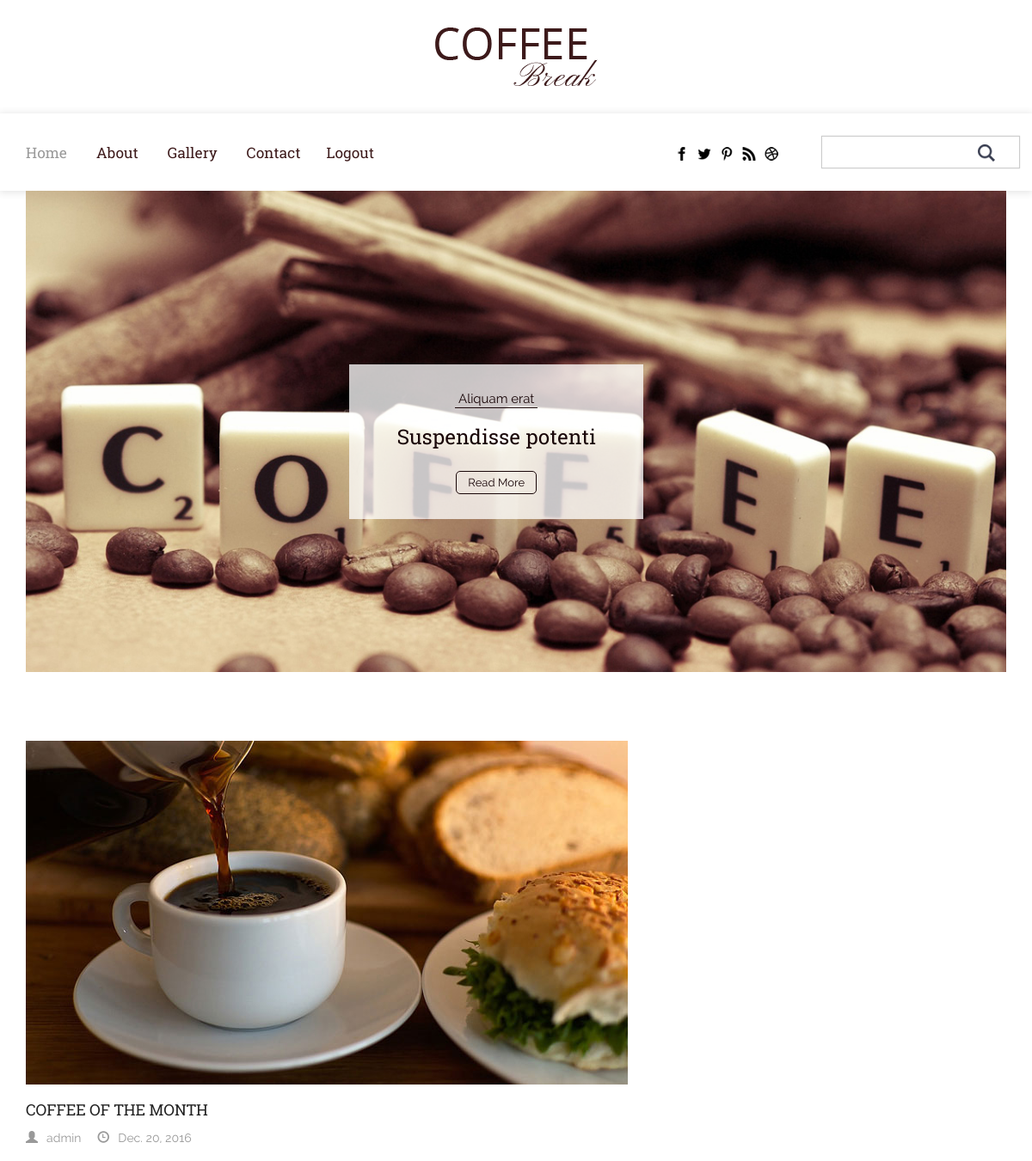
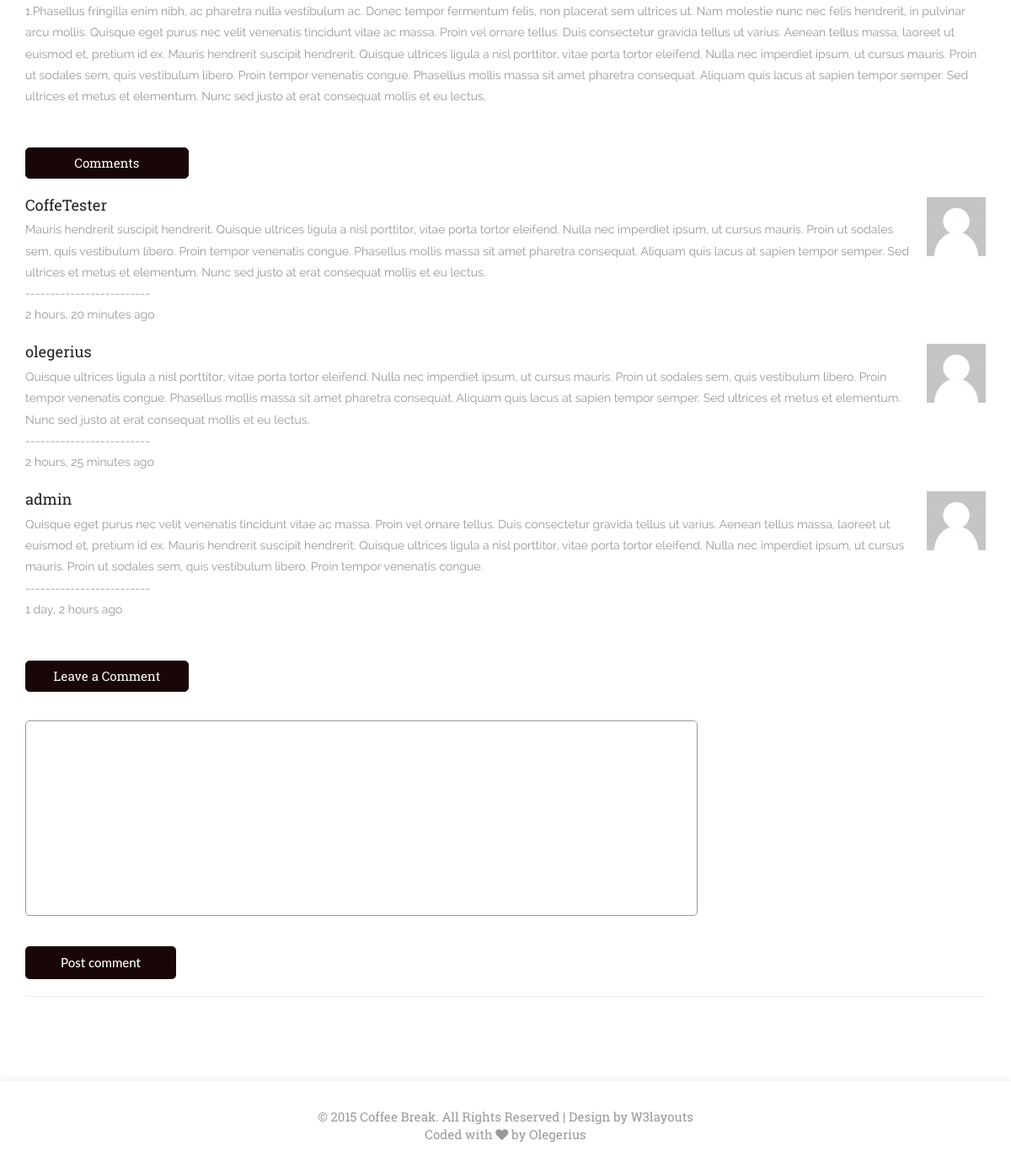
The app's page /first-post/ (signed in) with its own data (2 pictures, top to bottom).
### posts/models.py (models this page shows, shortened)
class Post(models.Model):
    user = models.ForeignKey(settings.AUTH_USER_MODEL, default=1)
    title = models.CharField(max_length=120)
    slug = models.SlugField(unique=True)
    image = models.ImageField(upload_to=upload_location,
                              null=True,
                              blank=True,
                              width_field="width_field",
                              height_field="height_field")
    height_field = models.IntegerField(default=0)
    width_field = models.IntegerField(default=0)
    content = models.TextField()
    draft = models.BooleanField(default=False)
    publish = models.DateField(auto_now=False, auto_now_add=False)
    read_time = models.IntegerField(default=0)  # models.TimeField(null=True, blank=True) #assume minutes
    updated = models.DateTimeField(auto_now=True, auto_now_add=False)
    timestamp = models.DateTimeField(auto_now=False, auto_now_add=True)
    objects = PostManager()
    class Meta:
        ordering = ["-timestamp", "-updated"]
    @property
    def comments(self):
        instance = self
        qs = Comment.objects.filter_by_instance(instance)
        return qs
    @property
    def get_content_type(self):
        instance = self
        content_type = ContentType.objects.get_for_model(instance.__class__)
        return content_type

### comments/models.py (models this page shows, shortened)
class Comment(models.Model):
    user = models.ForeignKey(settings.AUTH_USER_MODEL, default=1)
    content_type = models.ForeignKey(ContentType, on_delete=models.CASCADE)
    object_id = models.PositiveIntegerField()
    content_object = GenericForeignKey('content_type', 'object_id')
    parent = models.ForeignKey("self", null=True, blank=True)
    content = models.TextField()
    timestamp = models.DateTimeField(auto_now_add=True)
    objects = CommentManager()
    class Meta:
        ordering = ['-timestamp']

### posts/views.py (the view, shortened to what this page needs)
# urls.py: url(r'^(?P<slug>[\w-]+)/$', post_detail, name='detail'),
def post_detail(request, slug=None):
    instance = get_object_or_404(Post, slug=slug)
    if instance.publish > timezone.now().date() or instance.draft:
        if not request.user.is_staff or not request.user.is_superuser:
            raise Http404
    share_string = quote_plus(instance.content)
    initial_data = {
        "content_type": instance.get_content_type,
        "object_id": instance.id
    }
    form = CommentForm(request.POST or None, initial=initial_data)
    comments = instance.comments
    context = {
        "title": instance.title,
        "instance": instance,
        "share_string": share_string,
        "comments": comments,
        "comment_form": form,
    }
    return render(request, "posts/post_detail.html", context)

### comments/forms.py
class CommentForm(forms.Form):
    content_type = forms.CharField(widget=forms.HiddenInput)
    object_id = forms.IntegerField(widget=forms.HiddenInput)
    content = forms.CharField(label='', widget=forms.Textarea)

### comments/models.py (called while the page is built)
    def filter_by_instance(self, instance):
        content_type = ContentType.objects.get_for_model(instance.__class__)
        obj_id = instance.id
        qs = super(CommentManager, self).filter(content_type=content_type, object_id=obj_id).filter(parent=None)
        return qs

### posts/templates/posts/post_detail.html
{% extends "base.html" %}
{% load static %}
{% load urlify %}
{% load crispy_forms_tags %}
{% block navigation %}
    {% include "nav.html" with is_home=True %}
{% endblock %}
{% block content %}
	<div class="single">
		<div class="container">
				<div class="single-top">
                    {% if instance.image %}
						<img class="img-responsive" src="{{ instance.image.url }}" alt=" ">
                    {% endif %}
					<div class=" single-grid">
						<h4>{{ instance.title.upper }}</h4>
							<ul class="blog-ic">
								<li><a href="#"><span> <i  class="glyphicon glyphicon-user"> </i>{{ instance.user }}</span> </a> </li>
		  						 <li><span><i class="glyphicon glyphicon-time"> </i>{{ instance.publish }}</span></li>
		  					</ul>
                        <p>{{ instance.content }}</p>
                    </div>
					<div class="comments heading">
						<h3>Comments</h3>
                        {% for comment in comments %}
						<div class="media">
					      	<div class="media-body">
						        <h4 class="media-heading">{{ comment.user }}</h4>
						        <p>{{ comment.content }}</p>
                                <p>------------------------- </p>
                                <p>{{ comment.timestamp|timesince }} ago </p>
					      	</div>
					      <div class="media-right">
					        <a href="#">
								<img src="{% static 'images/si.png' %}" alt=""> </a>
					      </div>
					    </div>
                        {% endfor %}
    				</div>
    				<div class="comment-bottom heading">
    					<h3>Leave a Comment</h3>
        {% if request.user.is_authenticated %}
        <form method="POST" action="."> {% csrf_token %}
            {{ comment_form|crispy }}
            <input type='submit' value='Post comment' class='btn btn-default'>
        </form>
        {% else %}
        <p>You must login to comment </p>
        {% endif %}
        <hr/>
    				</div>
				</div>
			</div>
	</div>
{% endblock %}

### static/css/style.css (style rules this page uses)
html, body { font-size: 100%; background: #fff; }
body { font-size: 100%; font-family: 'RobotoSlab-Regular'; }
body a { transition: 0.5s all ease; -webkit-transition: 0.5s all ease; -moz-transition: 0.5s all ease; -o-transition: 0.5s all ease; -ms-transition: 0.5s all ease; }
p { margin:0; }
ul,label { margin:0; padding:0; }
.heading h3 { color: #fff; background: #190608; padding: 9px 0px; border: 1px solid #190608; font-size: 15px; border-radius: 5px; -webkit-border-radius: 5px; -moz-border-radius: 5px; -o-border-radius: 5px; -ms-border-radius: 5px; width: 65%; margin: 0 auto; }
.submit-btn input[type=submit], .comment-bottom input[type="submit"] { color: #fff; padding: 9px 42px; font-size: 15px; background:#190608; cursor: pointer; font-weight: 500; margin: 20px 0 0 0px; border: none; font-family: 'Lato', sans-serif; outline: none; border-radius: 5px; -webkit-border-radius: 5px; -moz-border-radius: 5px; -o-border-radius: 5px; -ms-border-radius: 5px; }
.single-grid h4 { font-size: 18px; margin: 20px 0 0 0; color: #212121; }
.single-grid p { font-size: 14px; font-family: 'Raleway-Regular'; color: #999; line-height: 1.8em; margin-top: 1.5%; }
i.glyphicon { margin-right: 10px; }
ul.blog-ic li span { font-size: 14px; font-family: 'Raleway-Regular'; color: #999; }
.media { margin-top: 22px; }
.single { padding: 6em 0; }
h4.media-heading { font-size: 18px; margin: 0px 0 7px 0; color: #212121; }
.media-body p { font-size: 14px; font-family: 'Raleway-Regular'; color: #999; line-height: 1.8em; }
.comments { padding: 3em 0; }
.comment-bottom form { width: 70%; margin-top: 3%; }
.comment-bottom input[type="text"],.comment-bottom textarea { width: 100%; margin-bottom: 10px; color: #999; font-size: 14px; background: none; padding: 15px 10px; outline: none; border: 1px solid #999; font-family: 'Lato', sans-serif; border-radius: 5px; -webkit-border-radius: 5px; -moz-border-radius: 5px; -o-border-radius: 5px; -ms-border-radius: 5px; }
.comment-bottom textarea { resize:none; }
ul.blog-ic li { display: inline-block; margin-right: 15px; }
ul.blog-ic { margin-top: 10px; }
.comments h3,.comment-bottom h3 { width: 17%; text-align: center; margin: 0; }
@media (max-width:1366px) { .contact,.welcome,.gallery,.pages,.single { padding: 5em 0px; } }

### static/css/chocolat.css (style rules this page uses)
body { margin:0; padding:0; }

### records on screen
Post: image (picture), title "COFFEE OF THE MONTH", user "admin", publish "Dec. 20, 2016", content "1.Phasellus fringilla enim nibh, ac pharetra nulla vestibulum ac. Donec tempor fermentum felis, non placerat sem ultrices ut. Nam molestie nunc nec felis hendrerit, in pulvinar arcu mollis. Quisque eget purus nec velit venenatis tincidunt vitae ac massa. Proin vel ornare tellus. Duis consectetur gravida tellus ut varius. Aenean tellus massa, laoreet ut euismod et, pretium id ex. Mauris hendrerit suscipit hendrerit. Quisque ultrices ligula a nisl porttitor, vitae porta tortor eleifend. Nulla nec imperdiet ipsum, ut cursus mauris. Proin ut sodales sem, quis vestibulum libero. Proin tempor venenatis congue. Phasellus mollis massa sit amet pharetra consequat. Aliquam quis lacus at sapien tempor…"
Comment: user "CoffeTester", content "Mauris hendrerit suscipit hendrerit. Quisque ultrices ligula a nisl porttitor, vitae porta tortor eleifend. Nulla nec imperdiet ipsum, ut cursus mauris. Proin ut sodales sem, quis vestibulum libero. Proin tempor venenatis congue. Phasellus mollis massa sit amet pharetra consequat. Aliquam quis lacus at sapien tempor semper. Sed ultrices et metus et elementum. Nunc sed justo at erat consequat mollis et eu lectus.", timestamp "2 hours, 20 minutes"
Comment: user "olegerius", content "Quisque ultrices ligula a nisl porttitor, vitae porta tortor eleifend. Nulla nec imperdiet ipsum, ut cursus mauris. Proin ut sodales sem, quis vestibulum libero. Proin tempor venenatis congue. Phasellus mollis massa sit amet pharetra consequat. Aliquam quis lacus at sapien tempor semper. Sed ultrices et metus et elementum. Nunc sed justo at erat consequat mollis et eu lectus.", timestamp "2 hours, 25 minutes"
Comment: user "admin", content "Quisque eget purus nec velit venenatis tincidunt vitae ac massa. Proin vel ornare tellus. Duis consectetur gravida tellus ut varius. Aenean tellus massa, laoreet ut euismod et, pretium id ex. Mauris hendrerit suscipit hendrerit. Quisque ultrices ligula a nisl porttitor, vitae porta tortor eleifend. Nulla nec imperdiet ipsum, ut cursus mauris. Proin ut sodales sem, quis vestibulum libero. Proin tempor venenatis congue.", timestamp "1 day, 2 hours"
